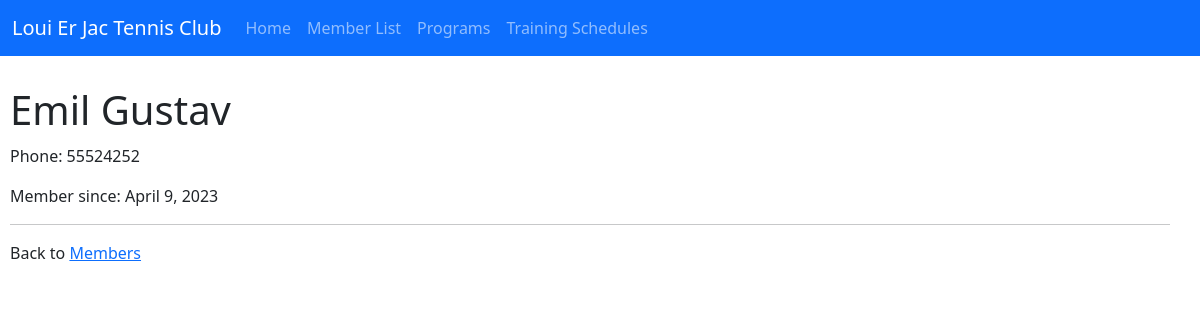
The app's page /members/details/1 with its own data.
### members/models.py (models this page shows, shortened)
class Member(models.Model):
    firstname = models.CharField(max_length=255)
    lastname = models.CharField(max_length=255)
    phone = models.IntegerField(null=True)
    joined_date = models.DateField(null=True)

### members/views.py (the view)
# urls.py: path('members/details/<int:id>', views.details, name='details'),
def details(request, id):
    mymember = Member.objects.get(id=id)
    template = loader.get_template('details.html')
    context = {
        'mymember': mymember,
    }
    return HttpResponse(template.render(context, request))

### members/templates/details.html (shortened to what this page needs)
<!DOCTYPE html>
<html>
{% extends 'master.html' %}
{% block content %}
<h1>{{mymember.firstname}} {{mymember.lastname }}</h1>
<p>Phone: {{ mymember.phone }}</p>
<p>Member since: {{ mymember.joined_date }}</p>
<hr>
<p>Back to <a href='/members'>Members</a></p>
{% endblock %}

### members/static/members/style.css (style rules this page uses)
h1 { margin-bottom: 10px; }

### records on screen
Member: firstname "Emil", lastname "Gustav", phone "55524252", joined_date "April 9, 2023"
